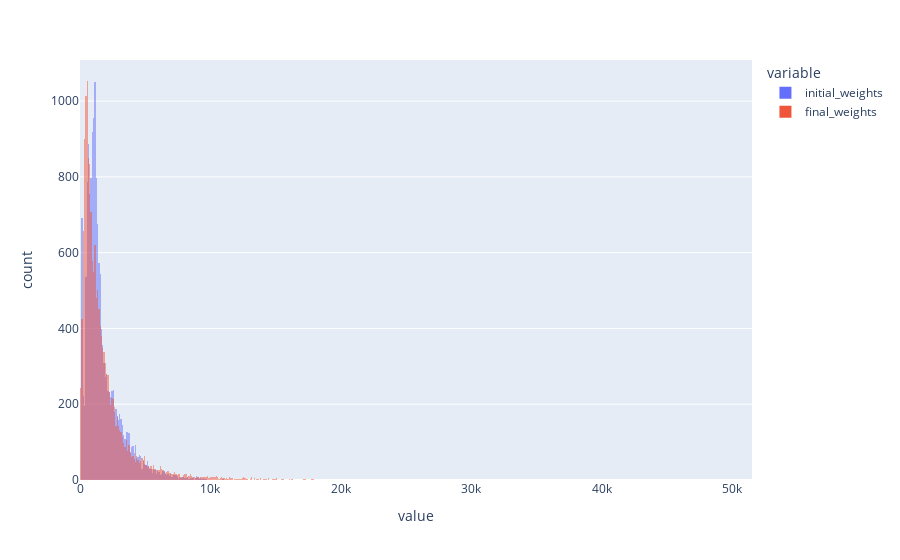

Notebook code cell kept with this figure:
### Code cell
import plotly.express as px
import pandas as pd

df = pd.DataFrame({
    "initial_weights": household_weights.numpy(),
    "final_weights": final_weights.numpy()
})

px.histogram(
    df,
    x=["initial_weights", "final_weights"],
    barmode="overlay",
)

### Figure 1 — Plotly figure (JSON) as saved in the notebook; plotly's stock layout.template omitted (floating-point values rounded to 4 significant figures; data arrays with more than 128 entries replaced by an {"elided": "..."} marker saying what was removed)
{"data": [{"alignmentgroup": "True", "bingroup": "x", "hovertemplate": "variable=initial_weights<br>value=%{x}<br>count=%{y}<extra></extra>", "legendgroup": "initial_weights", "marker": {"color": "#636efa", "opacity": 0.5, "pattern": {"shape": ""}}, "name": "initial_weights", "offsetgroup": "initial_weights", "orientation": "v", "showlegend": true, "type": "histogram", "x": {"elided": "16364 int values"}, "xaxis": "x", "yaxis": "y"}, {"alignmentgroup": "True", "bingroup": "x", "hovertemplate": "variable=final_weights<br>value=%{x}<br>count=%{y}<extra></extra>", "legendgroup": "final_weights", "marker": {"color": "#EF553B", "opacity": 0.5, "pattern": {"shape": ""}}, "name": "final_weights", "offsetgroup": "final_weights", "orientation": "v", "showlegend": true, "type": "histogram", "x": {"elided": "16364 float values"}, "xaxis": "x", "yaxis": "y"}], "layout": {"barmode": "overlay", "legend": {"title": {"text": "variable"}, "tracegroupgap": 0}, "margin": {"t": 60}, "xaxis": {"anchor": "y", "domain": [0, 1], "title": {"text": "value"}}, "yaxis": {"anchor": "x", "domain": [0, 1], "title": {"text": "count"}}}}
